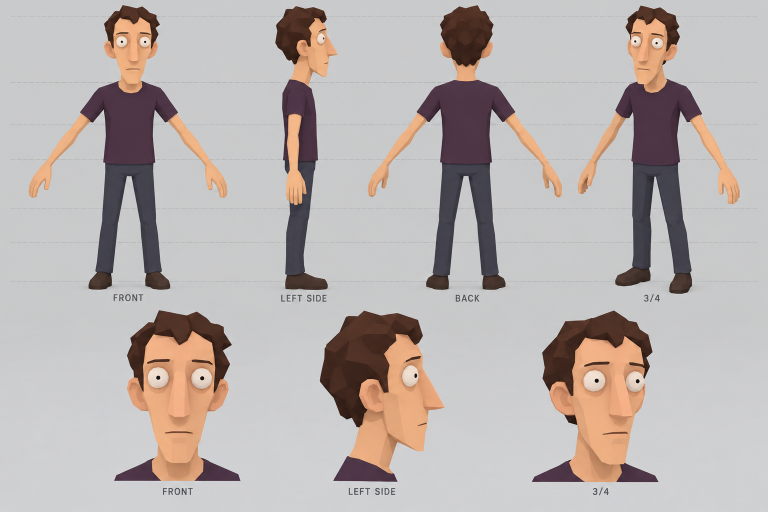
#> input picture 예전_디자인/character-reference/pub-character-01.png, 1536 x 1024 px (shown at 1/2 size)
$ python compare_lit.py ../character-reference/pub-character-01.png
#> lines starting #> are read from the running program, lines starting #| are printed output that depends on the picture
"""조명 렌더를 시트 배경색 위에 올려 시트와 비교한다."""
from pathlib import Path
import sys
import numpy as np
from PIL import Image

HERE = Path(__file__).parent
BG = (201, 202, 203)
PX = 512
folders = [Path(p) for p in sys.argv[1:]]


def on_bg(path):
    image = Image.open(path).convert("RGBA")
    base = Image.new("RGBA", image.size, (*BG, 255))
    base.alpha_composite(image)
    return base.convert("RGB")


sheet = Image.open(HERE.parent / "character-reference/pub-character-01.png").convert("RGB")
#> sheet is the input picture: PIL image 1536x1024 RGB; mean R, G, B 186, 178.1, 175.5
crops = [(205, 610, 505, 970), (620, 610, 920, 970), (1050, 610, 1350, 970)]
head = Image.new("RGB", (PX * 3, PX * (1 + len(folders))), BG)
for col, box in enumerate(crops):
    head.paste(sheet.crop(box).resize((PX, int(PX * 360 / 300))).crop((0, 0, PX, PX)), (col * PX, 0))
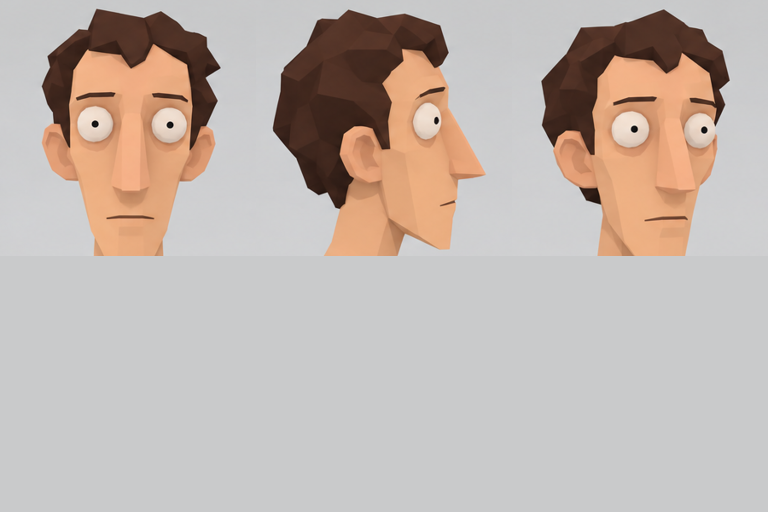
#> head: PIL image 1536x1024 RGB (shown at 1/2 size); mean R, G, B 193.3, 181.9, 175.3
for row, folder in enumerate(folders, start=1):
    for col, view in enumerate(["head_front", "head_right", "head_threequarter"]):
        head.paste(on_bg(folder / f"{view}.png").resize((PX, PX)), (col * PX, row * PX))
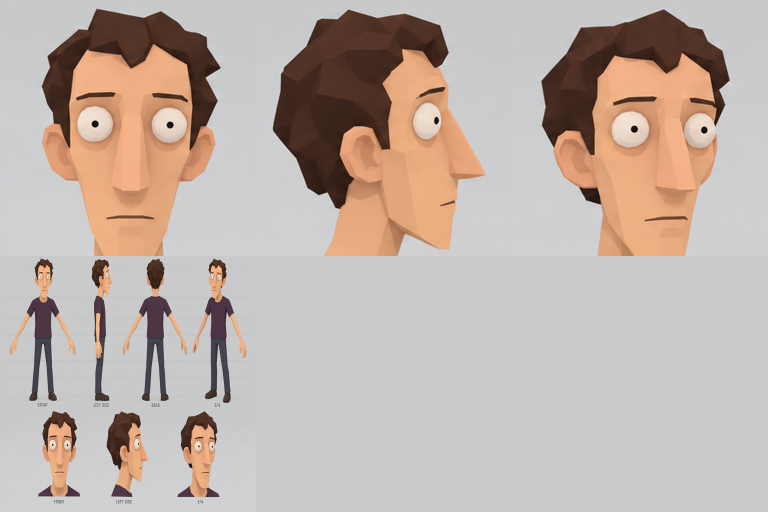
#> head: PIL image 1536x1024 RGB (shown at 1/2 size); mean R, G, B 190.8, 177.9, 170.7
head.save(HERE / "review/_lit_head.png")
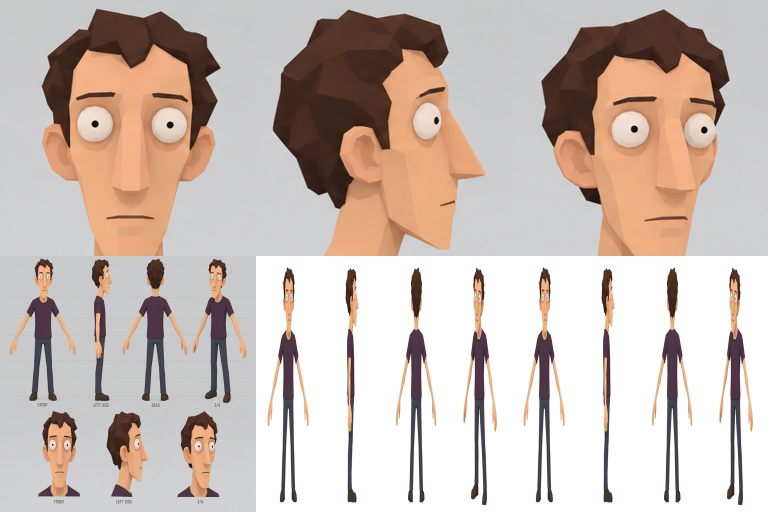
#> saved as _lit_head.png: PIL image 1536x1024 RGB (shown at 1/2 size); mean R, G, B 202.2, 187.7, 180

views = ["front", "right", "back", "threequarter"]
body = Image.new("RGB", (PX * 4, PX * (1 + len(folders))), BG)
for col, view in enumerate(views):
    src = Image.open(HERE / "inputs" / f"{view}.png").convert("RGB")
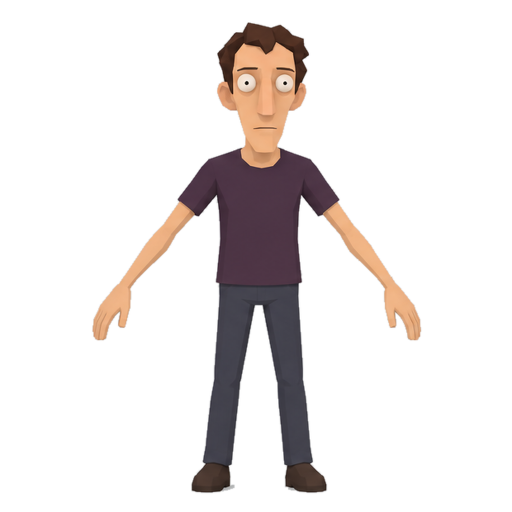
#> input picture 예전_디자인/character-base-v01/inputs/front.png, 1024 x 1024 px (shown at 1/2 size)
#> src is the input picture: PIL image 1024x1024 RGB; mean R, G, B 233.8, 229.5, 228.6
    arr = np.asarray(src).copy()
    arr[(arr > 247).all(axis=2)] = BG
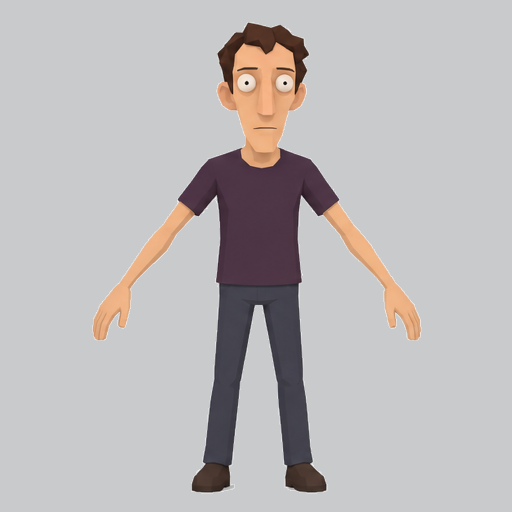
#> arr: shape (1024, 1024, 3) (shown at 1/2 size); mean R, G, B 188.5, 185.1, 185
    body.paste(Image.fromarray(arr).resize((PX, PX)), (col * PX, 0))
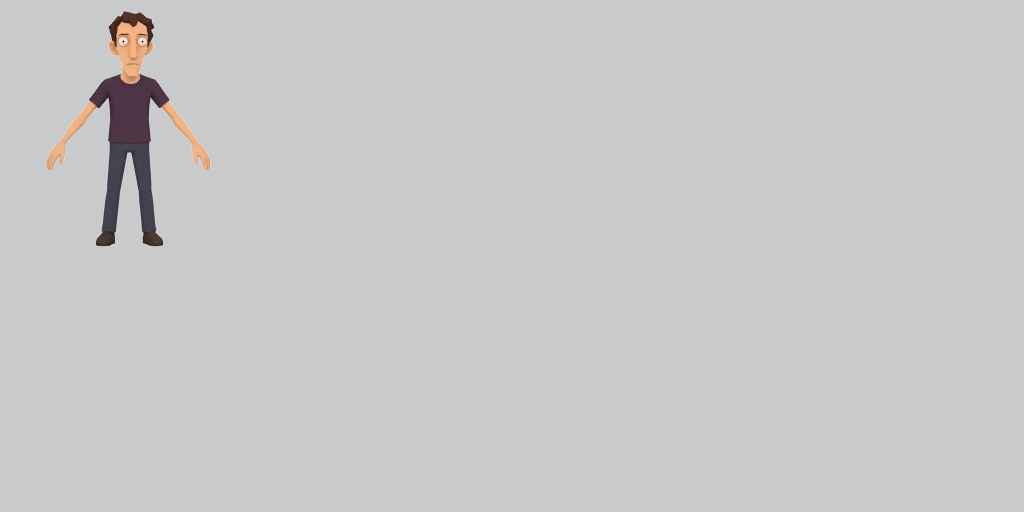
#> body: PIL image 2048x1024 RGB (shown at 1/2 size); mean R, G, B 199.4, 199.9, 200.7
#> (the run stopped early here; a loop or call above may not have finished)
